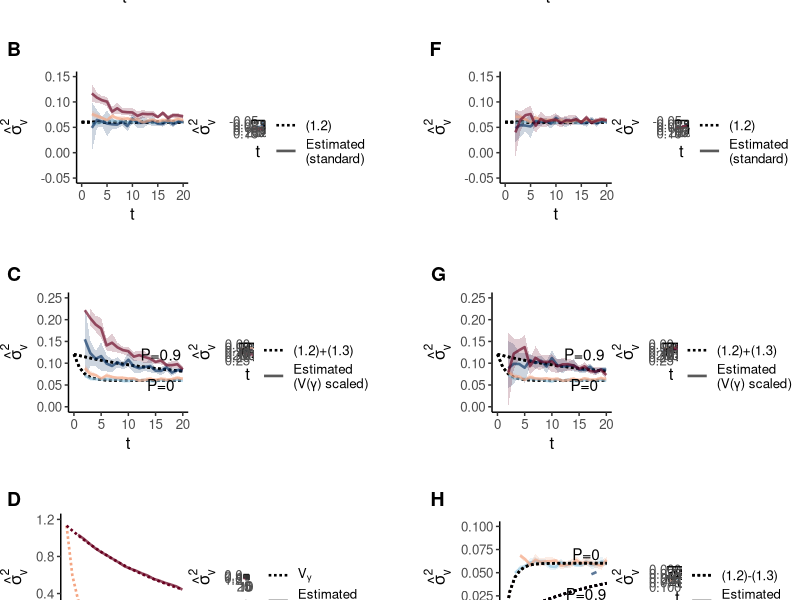

Here is the R script that generated this plot:
# plot GREML estimated vgamma: genetic variance due to local ancestry

# load files
library(data.table)
df_HI=fread("../data/admix_HI_GREML_vgamma_CI_exp.txt", header = T)
df_CGF=fread("../data/admix_CGF_GREML_vgamma_CI_exp.txt", header = T)

# function to plot 
# expectation VS standard scaled GCTA results
fig4A=function(data, yobs, CIl, CIr, legend.position="right"){
  library(ggplot2)
  ggplot() +
    geom_ribbon(data=data, alpha=0.2, linetype = 0, #remove the boarder
              aes(x=t, 
                  ymin = CIl, ymax = CIr,
                  group=interaction(P, cov),
                fill=interaction(P, cov))) +
    geom_line(data=data, linewidth=0.9, alpha = 0.65, #transparent this line
              aes(x=t, y = yobs,                               
                  linetype = "obs",
                  group=interaction(P, cov), 
                  color=interaction(P, cov))) +
    geom_line(data=data, linewidth=0.9, 
              aes(x=t, y = va.term2+va.term3+va.term4, 
                  linetype = "exp",
                  group=interaction(P, cov),
                  color=interaction(P, cov))) +
    ylim(c(-0.05, 1.20))+
    scale_linetype_manual("", 
                          breaks = c("obs",   "exp"),
                          values = c("solid",  "11"),
                          labels = c("Estimated\n(standard)",
                                     expression(V[gamma]))) +
    scale_colour_manual("", 
                        values = c('#92c5de','#053061',
                                   '#f4a582','#67001f') ,
                        labels = c("P=0", "P=0.9", 
                                   "P=0", "P=0.9"
                        )) +
    scale_fill_manual("", 
                      values = c('#92c5de','#053061',
                                 '#f4a582','#67001f') ,
                      labels = c("P=0", "P=0.9", 
                                 "P=0", "P=0.9"
                                 )) +
    theme_classic() +
    xlab("t") +
    ylab(expression(hat(sigma)[v]^2))  + 
    #ggtitle(title) +
    theme(aspect.ratio = 1, 
          plot.title = element_text(hjust = 0.5), # to center the title
          legend.position = legend.position, 
          legend.text.align = 0, #left align legend
          text = element_text(size = 12),
          plot.margin = unit(c(0, 0, 0, 0), 'cm')
    ) + 
    guides(color = "none", fill = "none",# no show color legend
           linetype = guide_legend(order = 2, reverse = T)
    )
}


# standard scale gcta vgamma vs expected (1.2)+(1.3)
fig4B=function(data, yobs, CIl, CIr, legend.position="right"){
  library(ggplot2)
  ggplot() +
    geom_ribbon(data=data, alpha=0.2, linetype = 0,
              aes(x=t, 
                  ymin = CIl, ymax = CIr,
                  group=interaction(P, cov),
                fill=interaction(P, cov))) +
    geom_line(data=data, linewidth=0.9, color="black", 
              aes(x=t, y = va.term2,
                  linetype = "exp",
                  group=interaction(P, cov)
              )) + 
    geom_line(data=data, linewidth=0.9, alpha = 0.65, #transparent this line
              aes(x=t, y = yobs,
                  linetype = "obs",
                  group=interaction(P, cov),
                  color=interaction(P, cov))) +
    ylim(c(-0.05, 0.15))+
    scale_linetype_manual("", 
                          breaks = c("obs",   "exp"),
                          values = c("solid",  "11"),
                          labels = c("Estimated\n(standard)",
                                     "(1.2)")) + 
    scale_colour_manual("", 
                        values = c('#92c5de','#053061',
                                   '#f4a582','#67001f') ,
                        labels = c("P=0", "P=0.9", 
                                   "P=0", "P=0.9"
                        )) +
    scale_fill_manual("", 
                      values = c('#92c5de','#053061',
                                 '#f4a582','#67001f') ,
                      labels = c("P=0", "P=0.9", 
                                 "P=0", "P=0.9"
                                 )) +
    theme_classic() +
    xlab("t") +
    ylab(expression(hat(sigma)[v]^2))  + 
    theme(aspect.ratio = 1, 
          plot.title = element_text(hjust = 0.5), # to center the title
          legend.position = legend.position, 
          legend.text.align = 0, #left align legend
          text = element_text(size = 12),
          plot.margin = unit(c(0, 0, 0, 0), 'cm')
    ) + 
    guides(color = "none", fill = "none",
           linetype = guide_legend(order = 1, reverse = T
           ) )}


# (1.2)+(1.3) vs GRMvarX scaled vgamma gcta estimates

fig4C=function(data, yobs, CIl, CIr, legend.position="right"){
  library(ggplot2)
  ggplot() +
    geom_ribbon(data=data, alpha=0.2, linetype = 0,
              aes(x=t, 
                  ymin = CIl, ymax = CIr,
                  group=interaction(P, cov),
                fill=interaction(P, cov))) +
    geom_line(data=data, linewidth=0.9, color="black", 
              aes(x=t, y = va.term2+va.term3, 
                  linetype = "exp",
                  group=interaction(P, cov)
              )) +
    geom_line(data=data, linewidth=0.9, alpha = 0.65, #transparent this line
              aes(x=t, y = yobs,                               
                  linetype = "obs",
                  group=interaction(P, cov), 
                  color=interaction(P, cov))) +
    # label P
    annotate(geom = "text", x=16, y=0.12, label="P=0.9") +
    annotate(geom = "text", x=16, y=0.05, label="P=0") +
    ylim(c(0, 0.25))+
    scale_linetype_manual("", 
                          breaks = c("obs",   "exp"),
                          values = c("solid",  "11"),
                          labels = c(#expression(paste("Estimated\n(V(", gamma, ") scaled)", sep ="")),
                                     paste("Estimated\n(V(\u03B3) scaled)"),
                                     "(1.2)+(1.3)")) +
    scale_colour_manual("", 
                        values = c('#92c5de','#053061',
                                   '#f4a582','#67001f') ,
                        labels = c("P=0", "P=0.9", 
                                   "P=0", "P=0.9"
                        )) +
    scale_fill_manual("", 
                      values = c('#92c5de','#053061',
                                 '#f4a582','#67001f') ,
                      labels = c("P=0", "P=0.9", 
                                 "P=0", "P=0.9"
                                 )) +

    theme_classic() +
    xlab("t") +
    ylab(expression(hat(sigma)[v]^2))  + 
    theme(aspect.ratio = 1, 
          plot.title = element_text(hjust = 0.5), # to center the title
          legend.position = legend.position, 
          legend.text.align = 0, #left align legend
          text = element_text(size = 12),
          plot.margin = unit(c(0, 0, 0, 0), 'cm')
    ) + 
    guides(color = "none", fill = "none",# no show color legend
           linetype = guide_legend(order = 2, reverse = T
           ) )
}


fig4D=function(data, yobs, CIl, CIr, legend.position="right"){
  library(ggplot2)
  ggplot() +
    geom_ribbon(data=data, alpha=0.2, linetype = 0,
            aes(x=t, 
                ymin = CIl, ymax = CIr,
                group=interaction(P, cov),
              fill=interaction(P, cov))) +
    geom_line(data=data, linewidth=0.9, 
            aes(x=t, y = va.term2+va.term3+va.term4, 
                linetype = "exp",
                group=interaction(P, cov),
                color=interaction(P, cov))) +
  geom_line(data=data, linewidth=0.9, alpha = 0.65, #transparent this line
            aes(x=t, y = yobs,                               
                linetype = "obs",
                group=interaction(P, cov), 
                color=interaction(P, cov))) +
  
  ylim(c(-0.05, 1.20))+
  scale_linetype_manual("", 
                       breaks = c("obs",   "exp"),
                       values = c("solid",  "11"),
                       labels = c("Estimated\n(LD scaled)",
                                  expression(V[gamma]))) +
  scale_colour_manual("", 
                     values = c('#92c5de','#053061',
                                '#f4a582','#67001f'),
  ) +
  scale_fill_manual("", 
                      values = c('#92c5de','#053061',
                                 '#f4a582','#67001f') ,
                      labels = c("P=0", "P=0.9", 
                                 "P=0", "P=0.9"
                                 )) +
  theme_classic() +
  xlab("t") +
  ylab(expression(hat(sigma)[v]^2))  + 
  theme(aspect.ratio = 1, 
        plot.title = element_text(hjust = 0.5), # to center the title
        legend.position = legend.position, 
        legend.text.align = 0, #left align legend
        text = element_text(size = 12),
        plot.margin = unit(c(0, 0, 0, 0), 'cm')
        ) + 
  guides(color = "none", fill = "none",# no show color legend
          linetype = guide_legend(order = 2, reverse = T)
         )
}


fig4D_w=function(data, yobs, CIl, CIr, legend.position="right"){
  library(ggplot2)
  ggplot() +
  geom_ribbon(data=data, alpha=0.2, linetype = 0,
            aes(x=t, 
                ymin = CIl, ymax = CIr,
                group=interaction(P, cov),
              fill=interaction(P, cov))) +
  geom_line(data=data, linewidth=0.9, #color="black",
            aes(x=t, y = va.term2-va.term3, 
                linetype = "exp",
                group=interaction(P, cov),
                color=interaction(P, cov) #in order to keep this order
                )) +
  geom_line(data=data, linewidth=0.9, alpha = 0.65, #transparent this line
            aes(x=t, y = yobs,                               
                linetype = "obs",
                group=interaction(P, cov), 
                color=interaction(P, cov))) +
    
    geom_line(data=data, linewidth=0.9, color="black", # cover it
            aes(x=t, y = va.term2-va.term3, 
                linetype = "exp",
                group=interaction(P, cov),
               # color=interaction(P, cov)
                )) +
     # label P
  annotate(geom = "text", x=16, y=0.027, label="P=0.9") +
  annotate(geom = "text", x=16, y=0.07, label="P=0") +
  ylim(c(-0.01, 0.1))+
  scale_linetype_manual("", 
                       breaks = c("obs",   "exp"),
                       values = c("solid",  "11"),
                       labels = c("Estimated\n(LD scaled)",
                                  "(1.2)-(1.3)")) +
  scale_colour_manual("", 
                     values = c('#92c5de','#053061',
                                '#f4a582','#67001f'),
  ) +
  scale_fill_manual("", 
                      values = c('#92c5de','#053061',
                                 '#f4a582','#67001f') ,
                      labels = c("P=0", "P=0.9", 
                                 "P=0", "P=0.9"
                                 )) +
  theme_classic() +
  xlab("t") +
  ylab(expression(hat(sigma)[v]^2))  + 
  theme(aspect.ratio = 1, 
        plot.title = element_text(hjust = 0.5), # to center the title
        legend.position = legend.position, 
        legend.text.align = 0, #left align legend
        text = element_text(size = 12),
        plot.margin = unit(c(0, 0, 0, 0), 'cm')
        ) + 
  guides(color = "none", fill = "none",
          linetype = guide_legend(order = 2, reverse = T)
         )
}


#color legend 
fig4color=function(data){
  library(ggplot2)
  ggplot() +
    geom_line(data=data, linewidth=0.9, alpha = 0.65, #transparent this line
              aes(x=t, y = vgamma_GRMstd_mean,                               
                  linetype = "obs",
                  group=interaction(P, cov), 
                  color=interaction(P, cov))) +
    geom_line(data=data, linewidth=0.9, 
              aes(x=t, y = va.term2+va.term3+va.term4, 
                  linetype = "exp",
                  group=interaction(P, cov),
                  color=interaction(P, cov))) +
    scale_linetype_manual("", 
                          breaks = c("obs",   "exp"),
                          values = c("solid",  "11"),
                          labels = c("Estimated\n(standard)",
                                     "Expected")) +
    scale_colour_manual("", 
                        values = c('#92c5de','#053061',
                                   '#f4a582','#67001f') ,
                        labels = c("P=0", "P=0.9", 
                                   "P=0", "P=0.9"
                        )) +
    theme_classic() +
    xlab("t") +
    ylab(expression(hat(sigma)[v]^2))  + 
    theme(aspect.ratio = 1, 
          legend.position = "bottom", #hide legend for HI
          text = element_text(size = 12)
    ) + 
    guides(color =  guide_legend(order = 1, nrow=2, 
                                 byrow = T, reverse = T,
                                 override.aes = list(linewidth = 2)),  # thicken the line in legend
           linetype = "none"
    )}

# plot
HI_color=fig4color(data=df_HI)


HIa=fig4A(data=df_HI, 
          yobs=df_HI$vgamma_GRMstd_mean, 
          CIl = df_HI$vgamma_GRMstd_CIl,
          CIr = df_HI$vgamma_GRMstd_CIr,
          #title="Hybrid Isolation", 
          legend.position = "none")
CGFa=fig4A(data=df_CGF, 
          yobs=df_CGF$vgamma_GRMstd_mean, 
          CIl = df_CGF$vgamma_GRMstd_CIl,
          CIr = df_CGF$vgamma_GRMstd_CIr) 
           #title="Continuous Gene Flow")

HIb=fig4B(data=df_HI,
          yobs=df_HI$vgamma_GRMstd_mean, 
          CIl = df_HI$vgamma_GRMstd_CIl,
          CIr = df_HI$vgamma_GRMstd_CIr,
          legend.position = "none")

CGFb=fig4B(data=df_CGF,
          yobs=df_CGF$vgamma_GRMstd_mean, 
          CIl = df_CGF$vgamma_GRMstd_CIl,
          CIr = df_CGF$vgamma_GRMstd_CIr) 

HIc=fig4C(data=df_HI, 
          yobs=df_HI$vgamma_GRMvarX_mean, 
          CIl = df_HI$vgamma_GRMvarX_CIl,
          CIr = df_HI$vgamma_GRMvarX_CIr,
          legend.position = "none")
CGFc=fig4C(data=df_CGF,
          yobs=df_CGF$vgamma_GRMvarX_mean, 
          CIl = df_CGF$vgamma_GRMvarX_CIl,
          CIr = df_CGF$vgamma_GRMvarX_CIr)

HId=fig4D(data=df_HI, 
          yobs=df_HI$vgamma_GRMld_mean, 
          CIl = df_HI$vgamma_GRMld_CIl,
          CIr = df_HI$vgamma_GRMld_CIr,
          legend.position = "none")
CGFd=fig4D(data=df_CGF,
          yobs=df_CGF$vgamma_GRMld_mean, 
          CIl = df_CGF$vgamma_GRMld_CIl,
          CIr = df_CGF$vgamma_GRMld_CIr,)

library(ggpubr)
plt_wo=ggarrange(HIa, CGFa, HIb, CGFb, HIc, CGFc, HId, CGFd,
              ncol = 2, nrow = 4, 
              labels = c("A", "", "B", "","C", "","D", ""),
              align = c("h")) 

# plot for gcta_wganc
HIa_w=fig4A(data=df_HI, 
            yobs = df_HI$vgamma_GRMstd_ganc_mean,
            CIl = df_HI$vgamma_GRMstd_ganc_CIl,
            CIr = df_HI$vgamma_GRMstd_ganc_CIr,
            #title="Hybrid Isolation", 
            legend.position = "none")
CGFa_w=fig4A(data=df_CGF, 
            yobs = df_CGF$vgamma_GRMstd_ganc_mean,
            CIl = df_CGF$vgamma_GRMstd_ganc_CIl,
            CIr = df_CGF$vgamma_GRMstd_ganc_CIr)
             #title="Continuous Gene Flow")

HIb_w=fig4B(data=df_HI, 
            yobs = df_HI$vgamma_GRMstd_ganc_mean,
            CIl = df_HI$vgamma_GRMstd_ganc_CIl,
            CIr = df_HI$vgamma_GRMstd_ganc_CIr,
            legend.position = "none")
CGFb_w=fig4B(data=df_CGF,
            yobs = df_CGF$vgamma_GRMstd_ganc_mean,
            CIl = df_CGF$vgamma_GRMstd_ganc_CIl,
            CIr = df_CGF$vgamma_GRMstd_ganc_CIr)

HIc_w=fig4C(data=df_HI, 
            yobs = df_HI$vgamma_GRMvarX_ganc_mean,
            CIl = df_HI$vgamma_GRMvarX_ganc_CIl,
            CIr = df_HI$vgamma_GRMvarX_ganc_CIr,
            legend.position = "none")
CGFc_w=fig4C(data=df_CGF,
            yobs = df_CGF$vgamma_GRMvarX_ganc_mean,
            CIl = df_CGF$vgamma_GRMvarX_ganc_CIl,
            CIr = df_CGF$vgamma_GRMvarX_ganc_CIr)

HId_w=fig4D_w(data=df_HI, 
            yobs = df_HI$vgamma_GRMld_ganc_mean,
            CIl = df_HI$vgamma_GRMld_ganc_CIl,
            CIr = df_HI$vgamma_GRMld_ganc_CIr,
            legend.position = "none")
CGFd_w=fig4D_w(data=df_CGF,
            yobs = df_CGF$vgamma_GRMld_ganc_mean,
            CIl = df_CGF$vgamma_GRMld_ganc_CIl,
            CIr = df_CGF$vgamma_GRMld_ganc_CIr)


plt_wganc=ggarrange(HIa_w, CGFa_w, HIb_w, CGFb_w, HIc_w, CGFc_w, HId_w, CGFd_w, 
              ncol = 2, nrow = 4, 
              labels = c("E", "", "F", "","G", "","H", ""),
              align = c("h")) 

# add space between these two
plt=ggarrange(plt_wo, '', plt_wganc, 
              ncol = 3, nrow = 1, 
             # labels = c("A", "B",  "C", "D"),
              widths = c(8,1,8),
              align = c("v")) %>% # to move the legend closer 
  gridExtra::grid.arrange(get_legend(HI_color), 
                          #heights = unit(c(250, 10), "mm")
                          heights = unit(c(9, 0.8), "in")
                          ) 

ggsave("../figs/GREML_vgamma_wowganc_CI.png", plot=plt,
       width = 16, height = 10, dpi = 300, units = "in", device='png')
